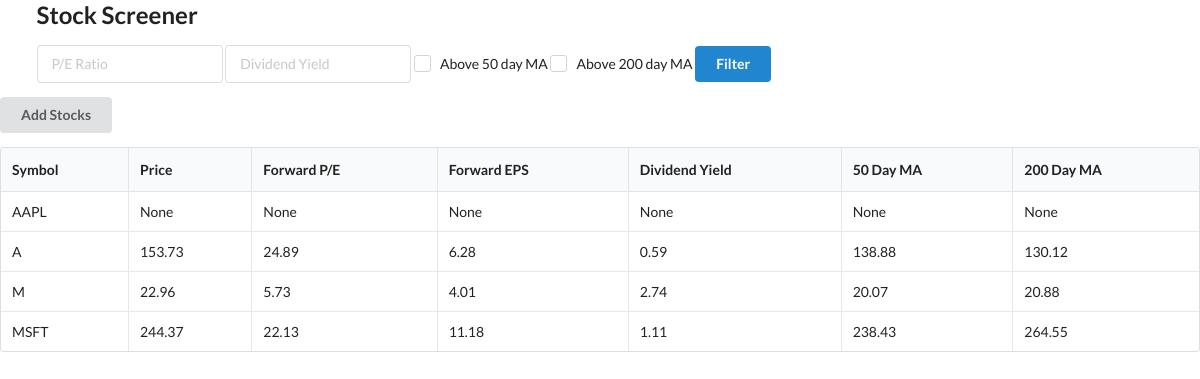
The page / on the database its author committed.
### models.py (models this page shows)
class Stock(Base):
    __tablename__ = "stocks"
    id = Column(Integer, primary_key=True, index=True)
    symbol = Column(String, unique=True, index=True)
    price = Column(Numeric(10, 2))
    forward_pe = Column(Numeric(10, 2))
    forward_eps = Column(Numeric(10, 2))
    dividend_yield = Column(Numeric(10, 2))
    ma50 = Column(Numeric(10, 2))
    ma200 = Column(Numeric(10, 2))

### main.py (the view)
@app.get("/")
def home(request: Request, forward_pe = None, dividend_yield = None, ma50= None, ma200= None, db: Session = Depends(get_db)):
    stocks = db.query(Stock)
    if forward_pe:
        stocks = stocks.filter(Stock.forward_pe < forward_pe)
    if dividend_yield:
        stocks = stocks.filter(Stock.dividend_yield > dividend_yield)
    if ma50:
        stocks = stocks.filter(Stock.price > Stock.ma50)
    if ma200:
        stocks = stocks.filter(Stock.price > Stock.ma200)
    stocks = stocks.all()
    return templates.TemplateResponse("home.html", {
        "request": request,
        "stocks": stocks,
        "dividend_yield": dividend_yield,
        "forward_pe": forward_pe,
        "ma200": ma200,
        "ma50": ma50
    })

### templates/home.html (shortened to what this page needs)
{% extends "layout.html" %}
{% block content %}
<form>
<div class="ui input">
    <input name= "forward_pe" type="text" placeholder="P/E Ratio" value="{{ forward_pe or '' }}">
</div>
<div class="ui input">
    <input name="dividend_yield" type="text" placeholder="Dividend Yield" value="{{ dividend_yield or '' }}">
</div>
<div class="ui checkbox">
    <label>Above 50 day MA</label>
</div>
<div class="ui checkbox">
    <label>Above 200 day MA</label>
</div>
<button type="submit" class = "ui button primary">Filter</button>
</form>
</div>
  <button id="add_stocks" class = "ui button">Add Stocks</button>
<table class="ui celled table">
    <thead>
      <tr>
        <th>Symbol</th>
        <th>Price</th>
        <th>Forward P/E</th>
        <th>Forward EPS</th>
        <th>Dividend Yield</th>
        <th>50 Day MA</th>
        <th>200 Day MA</th>
    </tr></thead>
    <tbody>
      {% for stock in stocks %}
      <tr>
        <td>{{ stock.symbol }}</td>
        <td>{{ stock.price }}</td>
        <td>{{ stock.forward_pe }}</td>
        <td>{{ stock.forward_eps }}</td>
        <td>{{ stock.dividend_yield }}</td>
        <td>{{ stock.ma50 }}</td>
        <td>{{ stock.ma200 }}</td>
      </tr>
      {% endfor %}
    </tbody>
  </table>
{% endblock %}

### templates/layout.html (shortened to what this page needs)
<html>
    <head>
        <link rel="stylesheet" href="https://cdn.jsdelivr.net/npm/semantic-ui@2.5.0/dist/semantic.min.css">
    </head>
    <body>
        <div class="ui container">
            <h2>Stock Screener</h2>
            {% block content %}
            {% endblock %}
    </body>
</html>

### rows shown on the page
Stock: symbol "AAPL", price "None", forward_pe "None", forward_eps "None", dividend_yield "None", ma50 "None", ma200 "None"
Stock: symbol "A", price "153.73", forward_pe "24.89", forward_eps "6.28", dividend_yield "0.59", ma50 "138.88", ma200 "130.12"
Stock: symbol "M", price "22.96", forward_pe "5.73", forward_eps "4.01", dividend_yield "2.74", ma50 "20.07", ma200 "20.88"
Stock: symbol "MSFT", price "244.37", forward_pe "22.13", forward_eps "11.18", dividend_yield "1.11", ma50 "238.43", ma200 "264.55"
